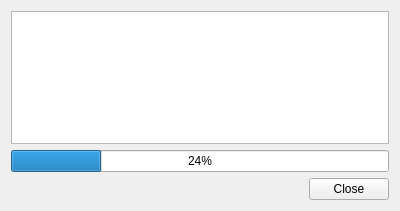
<?xml version="1.0" encoding="UTF-8"?>
<ui version="4.0">
 <class>SyncModal</class>
 <widget class="QWidget" name="SyncModal">
  <property name="geometry">
   <rect>
    <x>0</x>
    <y>0</y>
    <width>400</width>
    <height>211</height>
   </rect>
  </property>
  <property name="windowTitle">
   <string>Sync</string>
  </property>
  <layout class="QVBoxLayout" name="verticalLayout">
   <item>
    <widget class="QPlainTextEdit" name="pteMessage">
     <property name="readOnly">
      <bool>true</bool>
     </property>
    </widget>
   </item>
   <item>
    <spacer name="verticalSpacer">
     <property name="orientation">
      <enum>Qt::Vertical</enum>
     </property>
     <property name="sizeHint" stdset="0">
      <size>
       <width>20</width>
       <height>13</height>
      </size>
     </property>
    </spacer>
   </item>
   <item>
    <widget class="QProgressBar" name="progressBar">
     <property name="value">
      <number>24</number>
     </property>
    </widget>
   </item>
   <item>
    <spacer name="verticalSpacer_2">
     <property name="orientation">
      <enum>Qt::Vertical</enum>
     </property>
     <property name="sizeHint" stdset="0">
      <size>
       <width>20</width>
       <height>13</height>
      </size>
     </property>
    </spacer>
   </item>
   <item>
    <layout class="QHBoxLayout" name="horizontalLayout">
     <item>
      <spacer name="horizontalSpacer">
       <property name="orientation">
        <enum>Qt::Horizontal</enum>
       </property>
       <property name="sizeHint" stdset="0">
        <size>
         <width>40</width>
         <height>20</height>
        </size>
       </property>
      </spacer>
     </item>
     <item>
      <widget class="QPushButton" name="pbClose">
       <property name="text">
        <string>Close</string>
       </property>
      </widget>
     </item>
    </layout>
   </item>
  </layout>
 </widget>
 <resources/>
 <connections/>
</ui>
